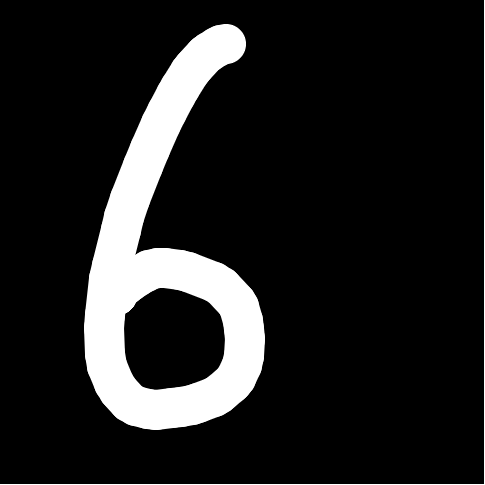
#> input picture test_6.png, 485 x 485 px
$ jupyter execute --allow-errors train_model.ipynb   (older library calls are emulated)
#> lines starting #> are read from the running program, lines starting #| are printed output that depends on the picture
# Training a Pytorch Model on MNIST

[cell 1]
import torch
import torch.nn as nn
import torch.nn.functional as F
import torch.optim as optim
from torchvision import datasets, transforms
import matplotlib.pyplot as plt

[cell 2]
class Net(nn.Module):
    # [16 lines left out: functions __init__, forward, not called in this run]

[cell 3]
args = {
    "batch_size": 64,
    "test_batch_size": 100,
    "epochs":10,
    "lr":0.01,
    "momentum":0.5,
    "no_cuda":True,
    "seed":1,
    "log_interval":1000,
    "save_model":False
}

[cell 4]
use_cuda = not args["no_cuda"] and torch.cuda.is_available()
torch.manual_seed(args["seed"])
#> (this line was passed over: torch is not available in this run)
#> (the rest of this cell did not finish here and is left out)

#> (a cell that did not finish here is left out)

#> (a cell that did not finish here is left out)

[cell 7]
# [31 lines left out: functions train, test, not called in this run]

#> (a cell that did not finish here is left out)

#> (a cell that did not finish here is left out)

[cell 10]
from PIL import Image, ImageOps, ImageFilter
import numpy as np

im = Image.open('test_6.png')
#> im is the input picture: PIL image 485x485 RGBA; mean R, G, B, A 33, 33, 33, 255
im_blur = im.filter(ImageFilter.GaussianBlur(5))
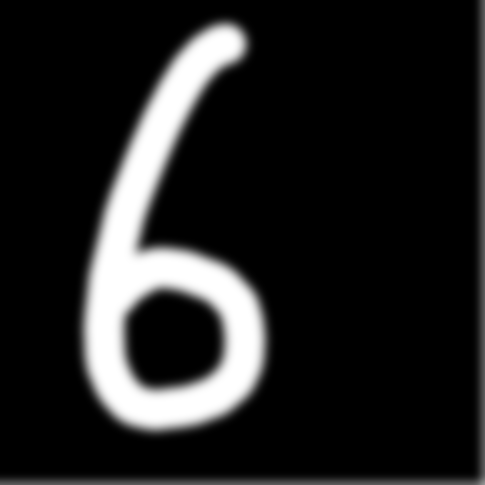
#> im_blur: PIL image 485x485 RGBA; mean R, G, B, A 34, 34, 34, 255
im_small = im_blur.resize((28,28),Image.ANTIALIAS)
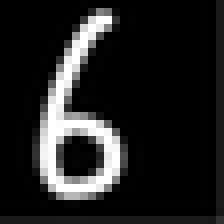
#> im_small: PIL image 28x28 RGBA (shown 8 times larger); mean R, G, B, A 33.9, 33.9, 33.9, 255
im_bitmap = im_small.convert("L")
im_array = np.asarray(im_bitmap)
im_float = im_array.astype('float32')
im_normalised = (im_float/256)
#> (the rest of this cell did not finish here and is left out)
